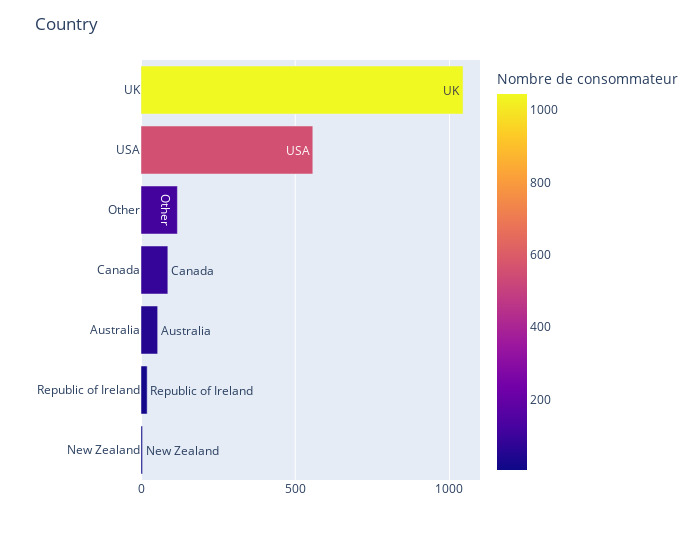

Notebook code cell kept with this figure:
### Code cell
pays = pd.DataFrame(df["Country"].value_counts())

pays.reset_index(inplace=True)

pays = pays.rename(columns = {'index':'Country', 'Country': "Nombre de consommateur"})

plot_hbar("Nombre de consommateur",'Country',pays)

### Figure 1 — Plotly figure (JSON) as saved in the notebook; plotly's stock layout.template omitted (floating-point values rounded to 4 significant figures)
{"data": [{"alignmentgroup": "True", "hovertemplate": "Nombre de consommateur=%{marker.color}<br>Country=%{text}<extra></extra>", "legendgroup": "", "marker": {"color": [1044, 557, 118, 87, 54, 20, 5], "coloraxis": "coloraxis"}, "name": "", "offsetgroup": "", "orientation": "h", "showlegend": false, "text": ["UK", "USA", "Other", "Canada", "Australia", "Republic of Ireland", "New Zealand"], "textposition": "auto", "type": "bar", "x": [1044, 557, 118, 87, 54, 20, 5], "xaxis": "x", "y": ["UK", "USA", "Other", "Canada", "Australia", "Republic of Ireland", "New Zealand"], "yaxis": "y"}], "layout": {"barmode": "relative", "coloraxis": {"colorbar": {"title": {"text": "Nombre de consommateur"}}, "colorscale": [[0, "#0d0887"], [0.1111, "#46039f"], [0.2222, "#7201a8"], [0.3333, "#9c179e"], [0.4444, "#bd3786"], [0.5556, "#d8576b"], [0.6667, "#ed7953"], [0.7778, "#fb9f3a"], [0.8889, "#fdca26"], [1, "#f0f921"]]}, "legend": {"tracegroupgap": 0}, "margin": {"t": 60}, "title": {"text": "Country"}, "uniformtext": {"minsize": 8, "mode": "hide"}, "width": 700, "xaxis": {"anchor": "y", "domain": [0, 1], "title": {"text": ""}}, "yaxis": {"anchor": "x", "categoryorder": "total ascending", "domain": [0, 1], "title": {"text": ""}}}}
